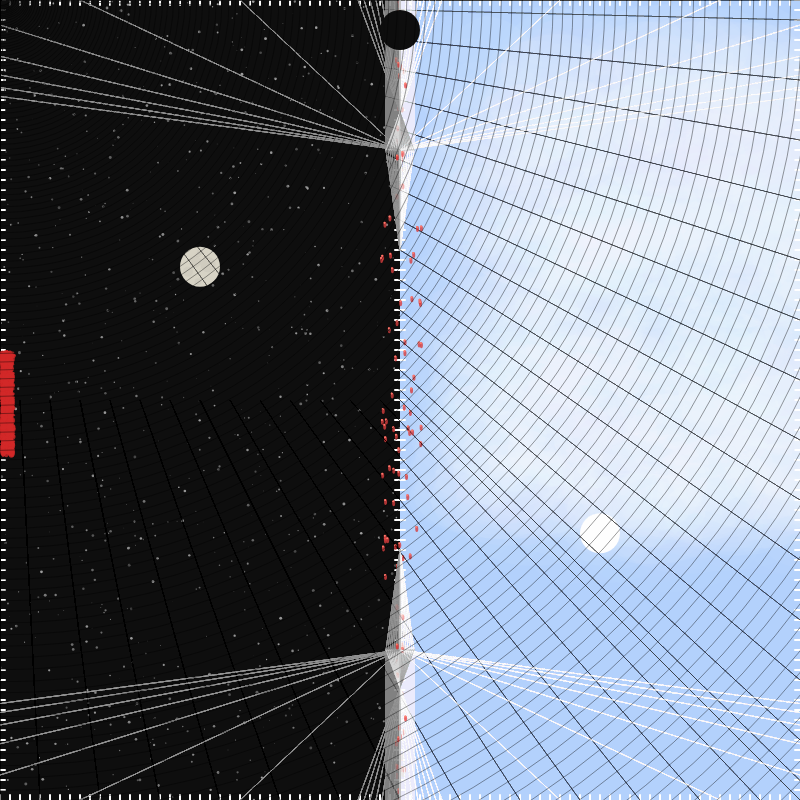
Frame 1 (no input)
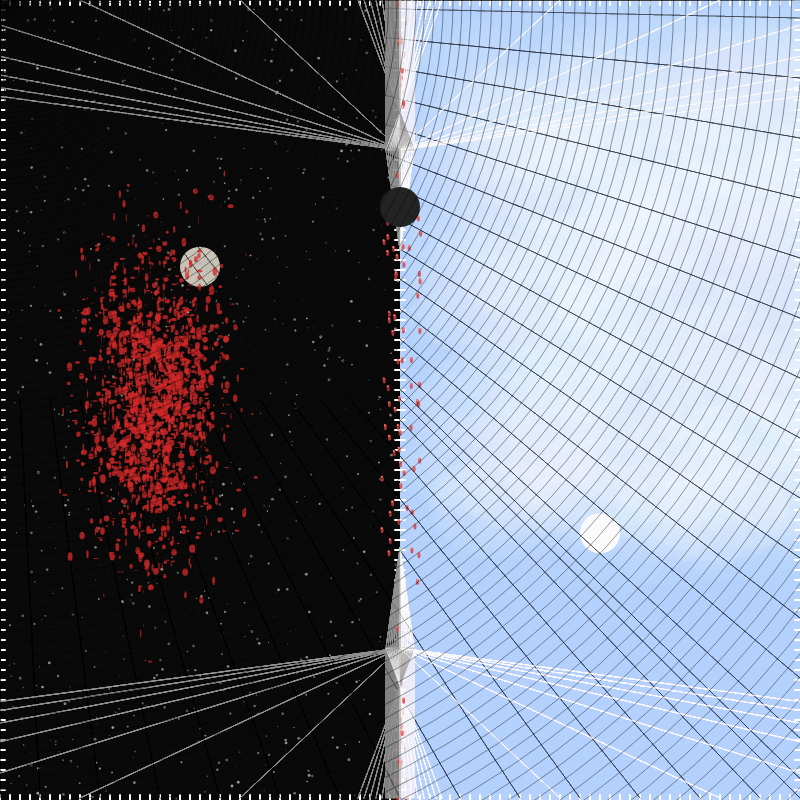
Frame 60 (no input)
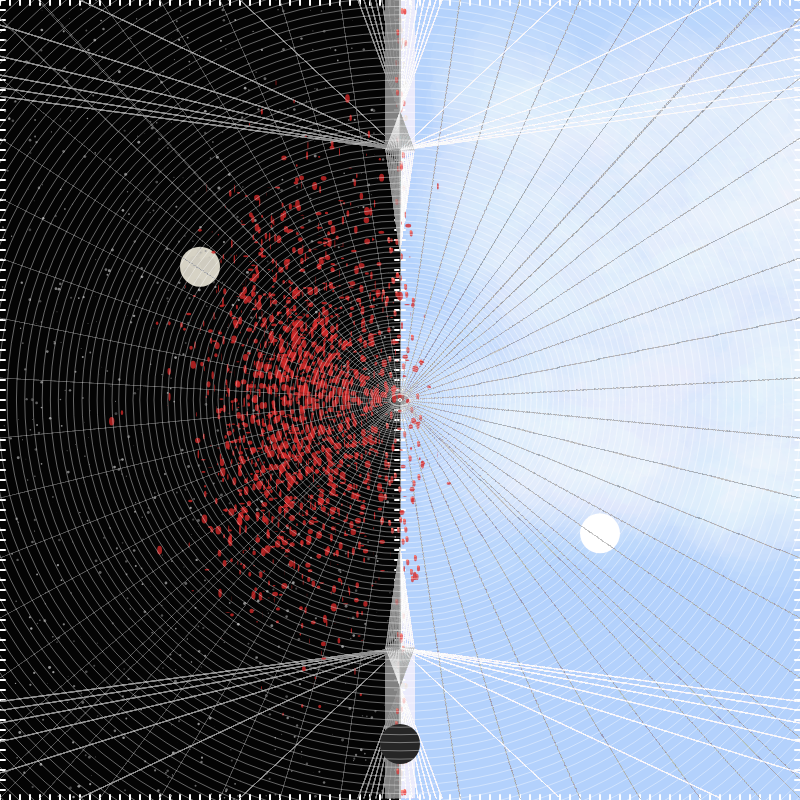
Frame 120 (the mouse pressed at the canvas centre since frame 60)

The p5.js sketch that drew these frames (run headless with seeded random() and noise() and a simulated clock; from frame 60 on, the mouse is pressed at the canvas centre):

// p5.js sketch
// ── sketch.js
// Adjective: Dualism 

//aspects of the composition:

// gravity ball: indicates that that the plane illustrated in the composition is related to Earth (how gravity appears/ experienced on Earth)

// the grid creating by the cursor's location: represents the proximity/ scope of human perception (color of grid changes depending on location of mouse on window/ whether the eye is on the dark or bright side)
// (field of vision darkens as it approaches the end of the dark side and brightens as it appraoches the end of the bright side)

// the black and white background (night and day)/ represents the dualistic state (or perceieved duality of existence) 

// red blood cells: their movement resembles the cyclical pattern of life and visually connects the dark side to the light side. 

//Perception of a Manichean World: in unison, the layering of these concepts helps me illustrate human's tendency to think dualistically (found in a variety of global ideologies and traditions)~ to envision the concept of light and dark, good and evil, complementing and opposing forces that balance eachother rather than to comprehend a spectrum/ the grey areas

//references: The Coding Train on Arrays and Object Oriented Programming https://www.youtube.com/watch?v=H4awPsyugS0&list=PLRqwX-V7Uu6aAEUqu96Newc-7qpuh-cxc 

// code from class(gravity ball in the middle)





let rains= [];
let clouds=[];
let trees=[];
let waves=[];


function setup(){ // SETUP FUNCTION
  createCanvas(800,800);
  
  for(let i=0; i<1000; i++){ // conditions for the rain instance 
      let x= random(width/2);
      let y= random(height);
      let r= random(3);
    let rp = new Rain(x,y,r); // creating a new instance of the Rain class
    rains.push(rp);   
  }   
  
  
   for(let i=0; i<700; i++){ // conditions for the rain instance 
      let x= random(width/2,width);
      let y= random(height*3/5);
      let w= random(90,210);
     let h= random(70,120);
    let c= new Cloud(x,y,w,h); // creating a new instance of the Cloud class
    clouds.push(c);   
  }   

for(let i=0; i<60; i++){ // instance of tree
let t= new Tree(width/2,height);
  trees.push(t);
} 
 
for(let i=0; i<2000; i++){ // wave blood cell
 
  let x= random(10);
  let y= random(height/2-50,height/2+50);
 let w = random(6);
  let h = random(9);
  let www= new Wave(x,y,w,h);

  waves.push(www);

}
 
  mover= new Mover(); // vector instance 
  
  
}
  


function draw(){ // DRAW LOOP
  
  let b= random(30); // background color (left half)
  background(b);
  
   // background color (right half)
  fill(179, 209, 252);
  noStroke();
  rect(width/2,0,width/2,height);
  

  ellipseMode(CENTER); 
  
let d= random(220,230); // this is the moon (night)
fill(d+10,d+5,d-10,d); 
  ellipse(width/4, height/3, 40,40); // the moon 
fill(d-40,d-45,d-50,d-160);  
  ellipse(width/4+8, height/3-2, 15,15); // crators 
  ellipse(width/4-2, height/3+15, 7,7);
  ellipse(width/4-5, height/3-5, 12,12);
  ellipse(width/4-12, height/3+5, 10,10);
  ellipse(width/4-2, height/3-12, 5,5);
  ellipse(width/4, height/3-15, 6,6);
  
  
let u= random(250,255); // this is the sun (day)
  fill(u)
  let a= random(5,10);  // glow around sun 
  stroke(255,a);
  strokeWeight(8);
  
  
  let ex=width*3/4;
  let ey=height*2/3
  ellipse(ex,ey,40,40);
  
  
  
  
  for(let i=0; i<height; i+=10){ // stitching (dualism --> everything has an opposite --> needs an opposite to exist)
    stroke(255);
    strokeWeight(2);
    line(width/2-5, i,width/2+5, i);   // middle 
    line(0,i,5,i); // left 
    line(width-5,i,width,i);//right
    line(i,0,i,5);// top
    line(i,height,i,height-5);//bottom
    
  }
  
  

  
  
  for(var i=0; i<rains.length;i++){
  rains[i].exist(); // the functions of rain
  rains[i].fall();
  }
  
    for(var i=0; i<clouds.length;i++){
  clouds[i].exist(); // the functions of rain
  clouds[i].pass();
  clouds[i].fluctuate();
  }

  for(var i=0; i<trees.length;i++){
  trees[i].exist(); // functions of tree
  trees[i].treecells()// cells
  }
  
  for(var i=0; i<waves.length;i++){
    waves[i].exist(); // functions waves exist 
    waves[i].move();
  }  
  
  
  ellipseMode(CENTER);

let gravity = createVector(0,0.1); // vector instance 
  mover.applyForce(gravity);
  
  mover.display();
  mover.checkEdges();
  mover.update();
  
    
 eye();  
}


//end of draw loop!!!~!!!!!!!!@@@#$@$^





function eye(){ // eye function (circular grid lines center is the mouse) 
let w=20
let h =11
noFill();

 stroke(mouseX,100);
  
ellipseMode(CENTER);

  strokeWeight(1); 
for(let i=0; i<width; i++){
ellipse(mouseX, mouseY,w+i*i/10,h+i*i/10);//eye shape/ edge
w=w+random(3);
h=h+random(3);
}

  noFill();
  stroke(mouseX,255);
ellipse(mouseX,mouseY,3,3); //ceterpoint mouse x,y ellipse 1 by1
  
}




class Rain { // RAIN CLASS AND QUALITIES 
  
  constructor(x,y,r){ //rain constructor: need x,y,r parameters 
    this.x=x;
    this.y=y;
    this.r=r;
    this.brightness= 160;

  }
  
  exist(){ // calls for the rain moelcules to be drawn(static)
    
      noStroke();
      let a= random(100,255);
      fill(this.brightness,a); // fill orginal 100 and random alpha (20,225)
      ellipse(this.x,this.y,this.r); // the rain molecules 
      
    }

  fall(){ // this is the movement path of the rain molecules 
    let w= random(-3,3); 
    let e= random(9,11);
    this.x=this.x+w; //x movement random(-10,10)
    this.y=this.y+e; // y movement --> increases 10 through each loop
    
    if(this.x>width/2){
      this.x=random(width/2); // if x becomes greater than the width it has random location set 
      this.y=0;
    }
    if(this.y>height){
  this.y=0; // if y exceeds the height of page, it starts from 0 
  this.x=random(width/2)
    }
  }

}

class Cloud { // CLOUD CLASS AND QUALITIES 
  
  constructor(x,y,w,h){ // constructor for the cloud
    this.x=x;
    this.y=y;
    this.w=w;
    this.h=h;   
  }
  
  
  exist(){ // for the cloud to exist 

  let a= random(2,11);
   fill(255,a);
    noStroke();
    ellipseMode(CORNER);
    ellipse(this.x,this.y,this.w,this.h);
  }

  
  pass(){ // movement of the cloud (left to right)
    this.x=this.x+random(-2,4);
    this.y= this.y+random(-2,2);
     
    if(this.x>width){ // containing clouds within the frame
      this.x=width/2
      this.y= this.y 
    }
    
    if(this.y>height*2/3){
      this.y= random(200);    
      this.x= width/2
    }
  }
   
  
fluctuate(){ // function that controls the fluctuation of cloud size 
  this.w= this.w+random(-1,1);
  this.h= this.h+random(-1,1);
  
  if(this.w>200){ // controls the limit/ reset of the cloud size
  this.w= 120; // for w
  }
  
  if(this.h>120){ // for h
    this.h=100;   
 }
}
}




class Tree{ // TREE CLASS AND QUALITIES 
  
  constructor(x,y){ // tree constructor (x,y)
    this.x=x;
    this.y=y; 

  }
  
exist(){ // tree exist function 
  
  let s= random(245,255);
  strokeWeight(1);
  
  for(let i=0; i<15; i+=2){
 
  let peanuts= this.y-150;
  let walnuts= this.y-this.y+150;
  
    
//Bottom
    
  stroke(s-100,25);
  line(this.x-i,this.y,this.x-i,peanuts); // left side
  line(this.x-3*i,this.y,this.x+i,peanuts);
  line(this.x-i,this.y-150,this.x,peanuts-100);
  line(this.x-80*i,this.y,this.x,peanuts); // wide spread lines
     stroke(mouseX*2/5,5);
  line(this.x-30*i,this.y,mouseX,mouseY);
  

    stroke(s,25);
  line(this.x+i,this.y,this.x+i,peanuts); // right side 
  line(this.x+3*i,this.y,this.x-i,peanuts);
  line(this.x+i,this.y-150,this.x,peanuts-100);
  line(this.x+80*i,this.y,this.x,peanuts);
  stroke(mouseX*2/5,5);
   line(this.x+30*i,this.y,mouseX,mouseY);  
    
    stroke(s-100,25);
//Top
  line(this.x-i,this.y-this.y,this.x-i,walnuts);  
  line(this.x-3*i,this.y-this.y,this.x+i,walnuts);
  line(this.x-i,walnuts,this.x,walnuts+100);
  line(this.x-80*i,this.y-this.y,this.x,walnuts);
  stroke(mouseX*2/5,5);
  line(this.x-30*i,this.y-this.y,mouseX,mouseY);  
    
  stroke(s,25);   
  line(this.x+i,this.y-this.y,this.x+i,walnuts); // right side 
  line(this.x+3*i,this.y-this.y,this.x-i,walnuts);
  line(this.x+i,walnuts,this.x,walnuts+100);
  line(this.x+80*i,this.y-this.y,this.x,walnuts); 
  stroke(mouseX*2/5,5);  
  line(this.x+30*i,this.y-this.y,mouseX,mouseY);
  
  }
  
  for(let i=0; i<30; i+=2) {//lines from the sides to the mouse 
    
 stroke(mouseX*2/5,5);
  line(0,this.y-30*i, mouseX,mouseY);
stroke(mouseX*2/5,5);
  line(width,this.y-30*i,mouseX,mouseY);
 

  } 
}

  

  

  
  
 
  treecells(){ // Tree Cell/ Red Cell Function

    noStroke();
  let o= random(-20,20);
  let t =random(height/3-50,height*2/3+50);

  
  if(this.y==height/2){ // parameters of the location of the red cells/ limits of the movement to witin the frame 
    this.x==width/2;
  }
    if (this.y>=height){ // limiting the middle section of red cells 
    this.y=height-2;  
    }
    
  if(this.y==height/4){
    this.x==width/2;
  }
    
  if(this.y== height*3/4){
    this.x==width/2
  }
    
  if(this.y<0 && this.y>height){  // once red cells hit max height, goes to middle 
    this.y=height/2;

  }
    
  
    //movement and location of the red cells 

    if( this.x>this.x-50 && width/3-100<this.y<width*2/3+100 ){ //left side MIDDLE SECT
       fill(210, 41, 41,200);
    ellipse(this.x+o,this.y-t,3,6);  
      fill(255, 122, 102);
     ellipse(this.x+o,this.y-t,2,2);   
  }
    if(this.x<this.x+15&& width/3-50<this.y<width*2/3+50 ){ // right side MIDDLE SECT
       fill(255,20);
  ellipse(this.x+o,this.y-t,3,6); 
      fill(255, 102, 102,100);
     ellipse(this.x+o,this.y-t,2,2);  
    } 

    
   // TOP AND BOTTOM NARROW SECTIONS 
    let s= random(-5,5);
    let k =random(-200,200);
    
    if( this.x-5<this.x<this.x+5 && this.y>height*2/3+50 ){ // bottom narrow stream
  fill(232, 44, 44,200);
    ellipse(this.x+s,this.y-k,3,6);  
      fill(255, 122, 102);
     ellipse(this.x+s,this.y-k,2,2);   
    }
    
   let tabby=this.y-this.y// variable for y location of cells 
 if( this.x-5<=this.x<= this.x+5 && tabby<height/3-50 ){// top narrow stream
   
 fill(232, 44, 44,200);
    ellipse(this.x+s,this.y-this.y+k,3,6);  
      fill(255, 122, 102);
     ellipse(this.x+s,this.y-this.y+k,2,2);   
}     
}
}








class Wave{ // WAVE CLASS AND QUALITIES
  
  constructor(x,y,ww,hh){
    this.x=x;
    this.y=y;
    this.ww=ww;
    this.hh=hh;  
    
  }
  
exist(){
  
  fill(210, 41, 41,200);
  noStroke();
  ellipse(this.x,this.y,this.ww,this.hh); // waves as single ellipses 
  
}
  
  move(){ // ellipses moving to create wave/ water/ flow illusion 
    
   this.x= this.x+random(-5,10);
    this.y= this.y+random(-15,15);
    
  if(this.x>width){ // framing for the red wave blood cells 
    this.x= 0;
    this.y= random(-20,height+20);
  }
    if(this.y>height+200){
      this.x=0;
      this.y=random(-20,height+20);
    }
  if(this.y<-200){
    this.y=random(-20,height+20);
    this.x=0;
  }
    if (this.x<-20){
      this.x=0;
      this.y=random(-20,height+20);
       
    }
    

    
    
    
  }
  
}



class Mover{  // MOVER CLASS AND QUALITIES (BALL)--> GRAVITY 
  
  constructor(){ //ball 
    
    this.position= new createVector(width/2,30); // spefici coordinates
    this.velocity= new createVector(0,0);
    this.acceleration= new createVector(0,0);
    this.mass= 1;
  }
  
  
update (){ // key to movement (adding speed/ velocity to position of vector )
  this.velocity.add(this.acceleration); // slowly adding accerlation to the velocty
  this.position.add(this.velocity);   // and velocity gets added to the position 
  this.acceleration.mult(0); //cancels the velocity out--> to 0.
}
  
  applyForce (force){ // pass in a vector
    let f = p5.Vector.div(force,this.mass); //new vector 
    this.acceleration.add(f);// add the new vector to the acceleration 
    
    
  }

  
display(){
  
  let f= random(50);
 noStroke();
  fill(f, f, f,f+240);

  ellipse(this.position.x,this.position.y, 40,40 );
}
  
  
checkEdges(){ // keeps ball on the screen
  
if(this.position.y> width){
  this.position.y=width;
    this.velocity.y *=-1;
} else if(this.position.x<0){
  this.position.y=0;// stop at ground
 this.velocity.y*=-1;
} 
} // end of check edges method
  
}// end of class 
